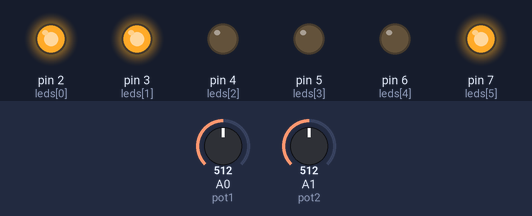
A sketch run on a simulated Arduino Uno, built with avr-gcc and run on an emulated ATmega328P. Parts: output pins drawn as LEDs (lit = HIGH). Inputs (shaded band) come from the test bench; at power-on: A0 (pot1) = 512, A1 (pot2) = 512.

Above: at 1.2 s.
1.3 s: A0 (pot1) set to 497
At 2.4 s:
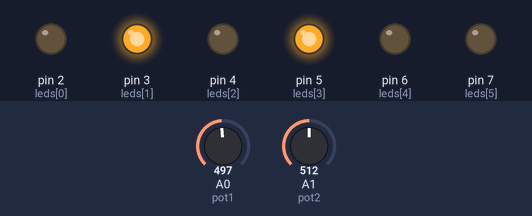
2.8 s: A1 (pot2) set to 500
At 3.6 s:
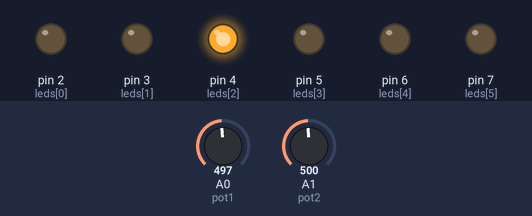
4.3 s: A0 (pot1) set to 716
At 4.7 s:
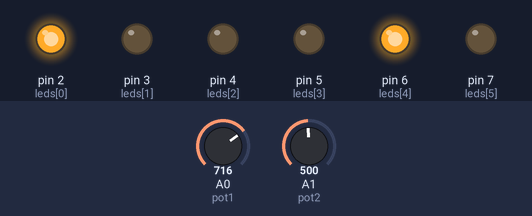
5.8 s: A0 (pot1) set to 511
At 7.0 s:
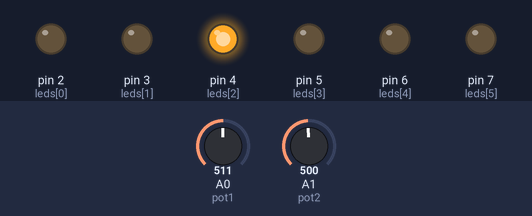
7.3 s: A0 (pot1) set to 900
At 8.2 s:
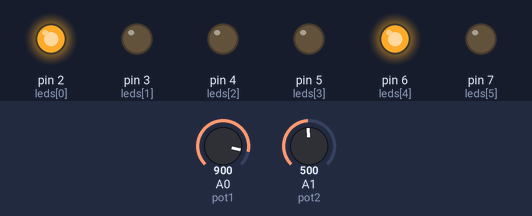
Timing chart, 0 to 9.8 s (numbered marks = the images above; inputs shaded):
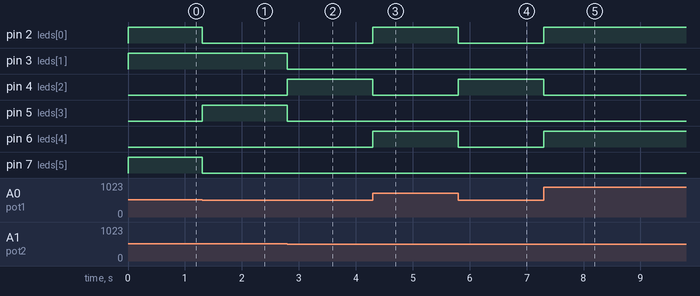

The sketch:

Practica_3_Demultiplexor.ino
```cpp
int leds[] = {2, 3, 4, 5, 6, 7};
int pot1 = A0;
int pot2 = A1;
int A;
int B;

void setup() {
  // put your setup code here, to run once:
  for(int i = 0; i < 6; i++){
    pinMode(leds[i], OUTPUT);
  }
}

int entrada1 = 0;
int entrada2 = 0;
void loop() {
  // put your main code here, to run repeatedly:
  entrada1 = analogRead(pot1) / 4;
  entrada2 = analogRead(pot2) / 4;

  if(entrada1 >= 0 && entrada1 <= 127){
    digitalWrite(leds[0], 0);
    A = 0;
  }else{
    if(entrada1 >= 128 && entrada1 <= 255){
      digitalWrite(leds[0], 1);
      A = 1;
    }
  }

  if(entrada2 >= 0 && entrada2 <= 127){
    digitalWrite(leds[1], 0);
    B = 0;
  }else{
    if(entrada2 >= 128 && entrada2 <= 255){
      digitalWrite(leds[1], 1);
      B = 1;
    }
  }


  if(A == 0 && B == 0){
    digitalWrite(leds[2], 1);
    digitalWrite(leds[3], 0);
    digitalWrite(leds[4], 0);
    digitalWrite(leds[5], 0);
  }else{
    if(A == 0 && B == 1){
      digitalWrite(leds[3], 1);
      digitalWrite(leds[2], 0);
      digitalWrite(leds[4], 0);
      digitalWrite(leds[5], 0);
    }else{
      if(A == 1 && B == 0){
        digitalWrite(leds[4], 1);
        digitalWrite(leds[2], 0);
        digitalWrite(leds[3], 0);
        digitalWrite(leds[5], 0);
      }else{
        if(A == 1 && B == 1){
          digitalWrite(leds[5], 1);
          digitalWrite(leds[2], 0);
          digitalWrite(leds[3], 0);
          digitalWrite(leds[4], 0);
        }
      }
    }
  }
}
```

Measured:
- the behaviour switches between 512 and 511 on A0 (pot1) (found by bisection; images 0 and 1)
- the behaviour switches between 512 and 511 on A1 (pot2) (found by bisection; images 1 and 2)
- after the input at 1.3 s, pin 2 (leds[0]), pin 7 (leds[5]): HIGH → LOW at once; pin 5 (leds[3]): LOW → HIGH at once
- after the input at 2.8 s, pin 3 (leds[1]), pin 5 (leds[3]): HIGH → LOW at once; pin 4 (leds[2]): LOW → HIGH at once
- after the input at 4.3 s, pin 2 (leds[0]), pin 6 (leds[4]): LOW → HIGH at once; pin 4 (leds[2]): HIGH → LOW at once
- after the input at 5.8 s, pin 2 (leds[0]), pin 6 (leds[4]): HIGH → LOW at once; pin 4 (leds[2]): LOW → HIGH at once
- after the input at 7.3 s, pin 2 (leds[0]), pin 6 (leds[4]): LOW → HIGH at once; pin 4 (leds[2]): HIGH → LOW at once
